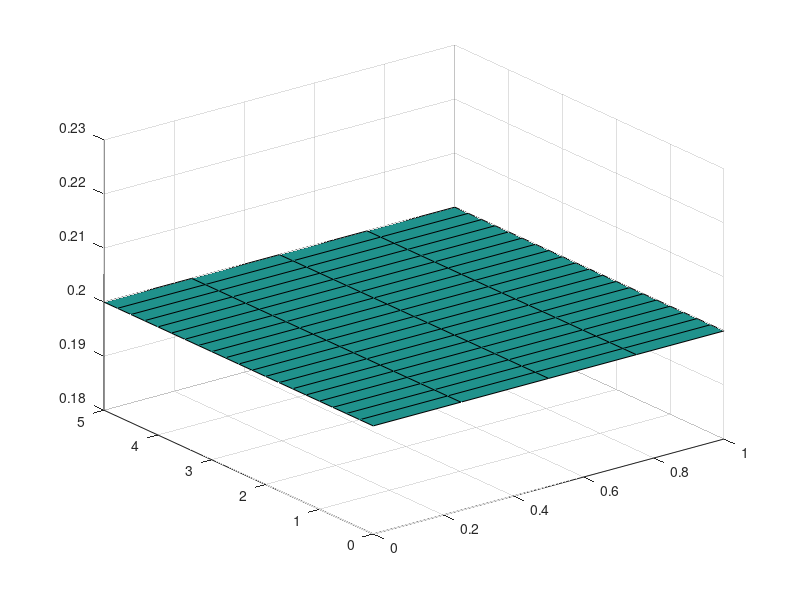

Source code (MATLAB): (Note: this script raises an error after producing the figure.)
%main
clear
clc    
close all

%% target-detection=removal
length=5;
width=1;
[Dx,Dy]=meshgrid(0:0.25:width,0:0.25:length);
[dm,dn]=size(Dx);
Dz=0.2*ones(dm,dn);
surf(Dx,Dy,Dz)
clear dm dn
%% 
[Tx,Ty,Tz]=Target(Dx,Dy);
Ex=Tx;Ey=Ty;Ez=-Tz+Dz;

[Rx,Ry,Rz]=Discretization(Ex,Ey,Ez,1,1);
[E,T]=FLR(Ex,Ey,Rx,Ry,Rz);

% figure(1);
% subplot(2,2,1)
% mesh(Rx,Ry,Rz);
% subplot(2,2,3)
% mesh(Rx,Ry,reshape(E,26,26));
% subplot(2,2,4)
% mesh(Rx,Ry,Rz-reshape(E,26,26));
% subplot(2,2,2)
% mesh(Rx,Ry,reshape(T,26,26));
Rebuild;
% Tselect=T(1:21,9:17);
Tsum=sum(sum(T))
T_second=T*60